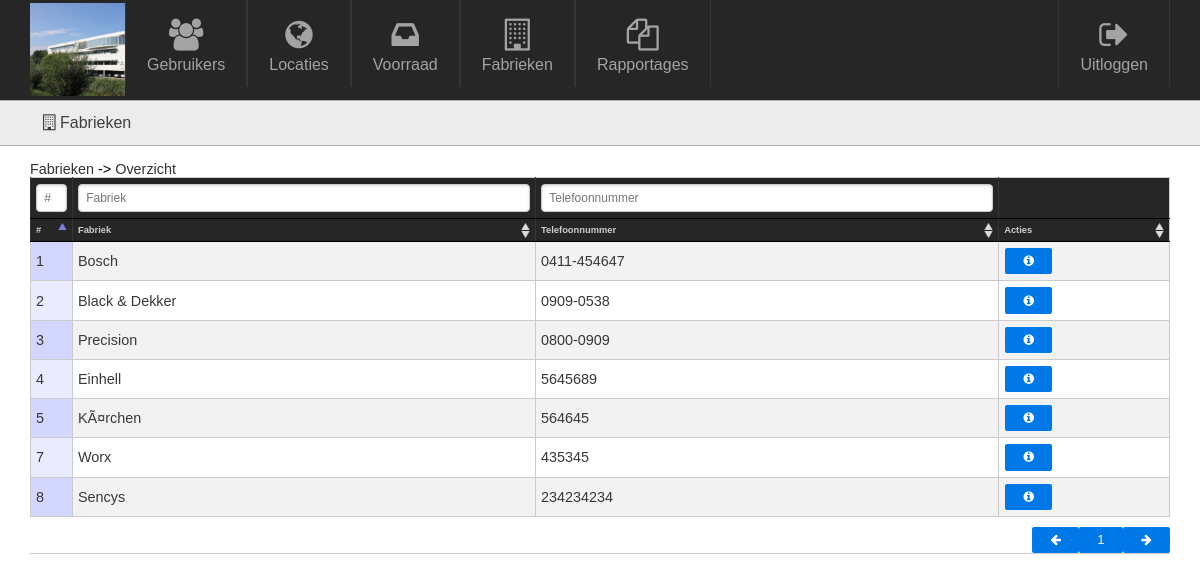
The page /admin/factories/overview.php on the database its author committed.
### tables this page shows
CREATE TABLE IF NOT EXISTS `factories` (
  `id` int(11) NOT NULL AUTO_INCREMENT,
  `factory` varchar(32) NOT NULL,
  `phone` varchar(32) DEFAULT NULL,
  `deleted` int(11) NOT NULL DEFAULT '0',
  PRIMARY KEY (`id`)
);

### admin/functions/debug.php (called while the page is built, shortened)
<?php
	function get_full_url(){
		$full_url = "http://$_SERVER[HTTP_HOST]$_SERVER[REQUEST_URI]";
		return $full_url;
	}
	function translate($string){
		 switch($string){
		 	case "factories":		return "Fabrieken";		break;
		 	case "overview.php": 	return "Overzicht";		break;
		 }
	}
	function breadcrumb(){
		$url = $_SERVER["REQUEST_URI"];
		$explode = explode("/", $url);
        $action = explode("?", array_pop($explode))[0];
        $action_display = translate($action);
        $module = array_pop($explode);
        $module_display = translate($module);
        $full_url = get_full_url();
        $explode = explode($module, $full_url);
        $data = array();
        $data["module"]["display"] = $module_display;
        $data["module"]["link"] = $explode[0] . $module;
    	$data["module"]["link"] = $explode[0] . $module;
        $data["action"]["display"] = $action_display;
        $data["action"]["link"] = $explode[0] . $module . "/" . $action;
        return $data;
	}
?>

### admin/functions/factories.php (called while the page is built, shortened)
<?php
	function login_sql(){
		$link = mysqli_connect('localhost', 'root', '', 'toolsforever');
		if(!$link){
			die('Connect Error: ' . mysqli_connect_errno());
		}
		else{
			return $link;
		}
	}
	function get_all_factories(){
		$db = login_sql();
		$sql = "
			SELECT
				*
			FROM
				`factories`
			WHERE NOT
				`deleted`
		";
		$query = mysqli_query($db,$sql);
		$data = array();
		while($row = mysqli_fetch_assoc($query)){
			$data[] = $row;
		}
		return $data;
	}
?>

### admin/factories/overview.php (the view, shortened to what this page needs)
<?php
	include("../base/header.php");
	require("../functions/factories.php");
	$factories = get_all_factories();
?>
	<table class="pure-table pure-table-bordered pure-table-striped dataTable no-footer" id="datatable">
		<thead>
			<tr class="pure-form">
				<th class="column_id"><input data-column="0" class="datatable-filter" type="text" class="table-filter" name="search[]" placeholder="#" /></th>
				<th><input data-column="1" class="datatable-filter" type="text" class="table-filter" name="search[]" placeholder="Fabriek" /></th>
				<th><input data-column="2" class="datatable-filter" type="text" class="table-filter" name="search[]" placeholder="Telefoonnummer" /></th>
				<th class="table_actions"></th>
			</tr>
	        <tr class="table_legend">
	        	<th class="column_id">#</th>
	        	<th>Fabriek</th>
	            <th>Telefoonnummer</th>
	            <th>Acties</th>
	        </tr>
		</thead>
		<tbody>
			<?php foreach($factories as $factory): ?>
				<tr>
					<td><?= $factory["id"]; ?></td>
					<td><?= $factory["factory"]; ?></td>
					<td><?= $factory["phone"]; ?></td>
					<td>
					 	<a href="details.php?id=<?= $factory['id'] ?>" class="pure-button pure-button-primary pure-button-small but_user_index" title="Details">
			          		<i class="fa fa-info-circle"></i>
			        	</a>
					</td>
				</tr>
			<?php endforeach; ?>
		</tbody>
	</table>
<?php include("../base/footer.php"); ?>

### admin/base/header.php (shortened to what this page needs)
<?php
    require("../functions/debug.php");
?>
<!DOCTYPE html>
<html>
  <head>
    <link rel="stylesheet" href="../../assets/css/pure-min.css">
    <link rel="stylesheet" href="../../assets/css/font-awesome.css">
    <link rel="stylesheet" href="../../assets/css/global.css">
    <link rel="stylesheet" href="../../assets/css/style.css">
    <link rel="stylesheet" href="../../assets/css/jquery.dataTables.css">
    <link rel="stylesheet" href="../../assets/css/select2.css"/>
  </head>
  <body>
    <div class="pure-g top-bar">
      <div class="container">
        <div class="pure-u-1-12" style="overflow: hidden;">
          <img style="width: 140px; height: 100%; margin-left; -25px; margin-top: 3px;" src="../../assets/img/NewLogo.jpg"/>
        </div>
        <div class="pure-u-11-12">
            <?php require("menu.php"); ?>
        </div>
      </div>
    </div>
    <div class="pure-g submenu-bar">
      <div class="container">
        <div class="pure-u-1">
            <?php
                $url = $_SERVER["REQUEST_URI"];
                $explode = explode("/", $url);
                $last = count($explode) -2;
                $current_page = $explode[$last];
                include("../submenus/{$current_page}.php");
            ?>
        </div>
      </div>
    </div>
    <div class="content container pure-g">
        <div class="breadcrumbs pure-u-1-3">
            <?php $breadcrumb = breadcrumb(); ?>
            <?php foreach($breadcrumb as $crumb): ?>
                <?php if($crumb != reset($breadcrumb)): ?>
                    ->
                <?php endif; ?>
                    <a href="<?= $crumb["link"]; ?>"><?= $crumb["display"]; ?></a>
            <?php endforeach; ?>
        </div>
        <div class="content_inner pure-u-1">

### admin/base/menu.php (shortened to what this page needs)
<div class="menu-item first">
    <div class="menu-item-inner">
        <a class="pure-button secondary-button" href="../users/overview.php">
            <i class="fa fa-users fa-2x"></i>
            <p>Gebruikers</p>
        </a>
    </div>
</div>
<?php if($_SESSION["user"]["role_id"] < 3): ?>
    <div class="menu-item first">
        <div class="menu-item-inner">
            <a class="pure-button secondary-button" href="../locations/overview.php">
                <i class="fa fa-globe fa-2x"></i>
                <p>Locaties</p>
            </a>
        </div>
    </div>
<?php endif; ?>
<div class="menu-item first">
    <div class="menu-item-inner">
        <a class="pure-button secondary-button" href="../stock/">
            <i class="fa fa-inbox fa-2x"></i>
            <p>Voorraad</p>
        </a>
    </div>
</div>
<?php if($_SESSION["user"]["role_id"] < 3): ?>
<div class="menu-item first">
    <div class="menu-item-inner">
        <a class="pure-button secondary-button" href="../factories/overview.php">
            <i class="fa fa-building-o fa-2x"></i>
            <p>Fabrieken</p>
        </a>
    </div>
</div>
<?php endif; ?>
<?php if($_SESSION["user"]["role_id"] < 3): ?>
<div class="menu-item first">
    <div class="menu-item-inner">
        <a class="pure-button secondary-button" href="../reports/overview.php">
            <i class="fa fa-files-o fa-2x"></i>
            <p>Rapportages</p>
        </a>
    </div>
</div>
<?php endif; ?>
<div class="menu-item last">
    <div class="menu-item-inner">
        <a class="pure-button secondary-button" href="../logout.php">
            <i class="fa fa-sign-out fa-2x"></i>
            <p>Uitloggen</p>
        </a>
    </div>
</div>

### admin/submenus/factories.php (shortened to what this page needs)
<ul>
	<li><a href="../factories"><i class="fa fa-building-o"></i> Fabrieken</a></li>
</ul>

### admin/base/footer.php
    		</div>
    	</div>
  	</body>
</html>

### assets/css/pure-min.css (style rules this page uses)
html { font-size:100%;-ms-text-size-adjust:100%;-webkit-text-size-adjust:100% }
html,button,input,select,textarea { font-family:sans-serif }
body { margin:0 }
p,pre { margin:1em 0 }
dl,menu,ol,ul { margin:1em 0 }
menu,ol,ul { padding:0 0 0 40px }
img { border:0;-ms-interpolation-mode:bicubic }
button,input,select,textarea { font-size:100%;margin:0;vertical-align:baseline;*vertical-align:middle }
button,input { line-height:normal }
table { border-collapse:collapse;border-spacing:0 }
.pure-button { display:inline-block;*display:inline;zoom:1;line-height:normal;white-space:nowrap;vertical-align:baseline;text-align:center;cursor:pointer;-webkit-user-drag:none;-webkit-user-select:none;-moz-user-select:none;-ms-user-select:none;user-select:none }
.pure-button { font-size:100%;*font-size:90%;*overflow:visible;padding:.5em 1.5em;color:#444;color:rgba(0,0,0,.8);*color:#444;border:1px solid #999;border:0 rgba(0,0,0,0);background-color:#E6E6E6;text-decoration:none;border-radius:2px;-webkit-transition:.1s linear -webkit-box-shadow;-moz-transition:.1s linear -moz-box-shadow;-ms-transition:.1s linear box-shadow;-o-transition:.1s linear box-shadow;transition:.1s linear box-shadow }
.pure-button-primary,.pure-button-selected,a.pure-button-primary,a.pure-button-selected { background-color:#0078e7;color:#fff }
.pure-form input[type=text],.pure-form input[type=password],.pure-form input[type=email],.pure-form input[type=url],.pure-form input[type=date],.pure-form input[type=month],.pure-form input[type=time],.pure-form input[type=datetime],.pure-form input[type=datetime-local],.pure-form input[type=week],.pure-form input[type=number],.pure-form input[type=search],.pure-form input[type=tel],.pure-form input[type=color],.pure-form select,.pure-form textarea { padding:.5em .6em;display:inline-block;border:1px solid #ccc;font-size:.8em;box-shadow:inset 0 1px 3px #ddd;border-radius:4px;-webkit-transition:.3s linear border;-moz-transition:.3s linear border;-ms-transition:.3s linear border;-o-transition:.3s linear border;transition:.3s linear border;-webkit-box-sizing:border-box;-moz-box-sizing:border-box;box-sizing:border-box }
.pure-g { letter-spacing:-.31em;*letter-spacing:normal;*word-spacing:-.43em;text-rendering:optimizespeed;font-family:FreeSans,Arimo,"Droid Sans",Helvetica,Arial,sans-serif;display:-webkit-flex;-webkit-flex-flow:row wrap;display:-ms-flexbox;-ms-flex-flow:row wrap }
.pure-g [class *="pure-u"] { font-family:sans-serif }
.pure-u-1,.pure-u-1-2,.pure-u-1-3,.pure-u-2-3,.pure-u-1-4,.pure-u-3-4,.pure-u-1-5,.pure-u-2-5,.pure-u-3-5,.pure-u-4-5,.pure-u-1-6,.pure-u-5-6,.pure-u-1-8,.pure-u-3-8,.pure-u-5-8,.pure-u-7-8,.pure-u-1-12,.pure-u-5-12,.pure-u-7-12,.pure-u-11-12,.pure-u-1-24,.pure-u-5-24,.pure-u-7-24,.pure-u-11-24,.pure-u-13-24,.pure-u-17-24,.pure-u-19-24,.pure-u-23-24 { display:inline-block;*display:inline;zoom:1;letter-spacing:normal;word-spacing:normal;vertical-align:top;text-rendering:auto }
.pure-u-1 { width:100% }
.pure-u-1-3 { width:33.3333%;*width:33.3023% }
.pure-u-1-12 { width:8.3333%;*width:8.3023% }
.pure-u-11-12 { width:91.6667%;*width:91.6357% }
.pure-table { border-collapse:collapse;border-spacing:0;empty-cells:show;border:1px solid #cbcbcb }
.pure-table td,.pure-table th { border-left:1px solid #cbcbcb;border-width:0 0 0 1px;font-size:inherit;margin:0;overflow:visible;padding:6px 12px }
.pure-table td:first-child,.pure-table th:first-child { border-left-width:0 }
.pure-table thead { background:#e0e0e0;color:#000;text-align:left;vertical-align:bottom }
.pure-table td { background-color:transparent }
.pure-table-striped tr:nth-child(2n-1) td { background-color:#f2f2f2 }
.pure-table-bordered td { border-bottom:1px solid #cbcbcb }
.pure-table-bordered tbody>tr:last-child td,.pure-table-horizontal tbody>tr:last-child td { border-bottom-width:0 }

### assets/css/style.css (style rules this page uses)
.content_inner { margin-left: auto; margin-right: auto; text-align: center; }
.content_inner input { width: 200px; }
.table_legend { color: white; }
.column_id { width: 30px; }
.column_id input { width: 30px; }
.table_actions { width: 15% !important; }
.table_legend { font-size: 11px; }
.table_legend th { padding:0px 0px 3px 5px; color: #cecece; border-left: 0px; }
.pure-table td, .pure-table th { padding: 6px 5px !important; }
#datatable thead tr th input { width: 100%; }

### rows shown on the page
factories: id "1", factory "Bosch", phone "0411-454647"
factories: id "2", factory "Black & Dekker", phone "0909-0538"
factories: id "3", factory "Precision", phone "0800-0909"
factories: id "4", factory "Einhell", phone "5645689"
factories: id "5", factory "KÃ¤rchen", phone "564645"
factories: id "7", factory "Worx", phone "435345"
factories: id "8", factory "Sencys", phone "234234234"

### other values the page prints
$crumb["display"] "Fabrieken"
$crumb["display"] "Overzicht"
